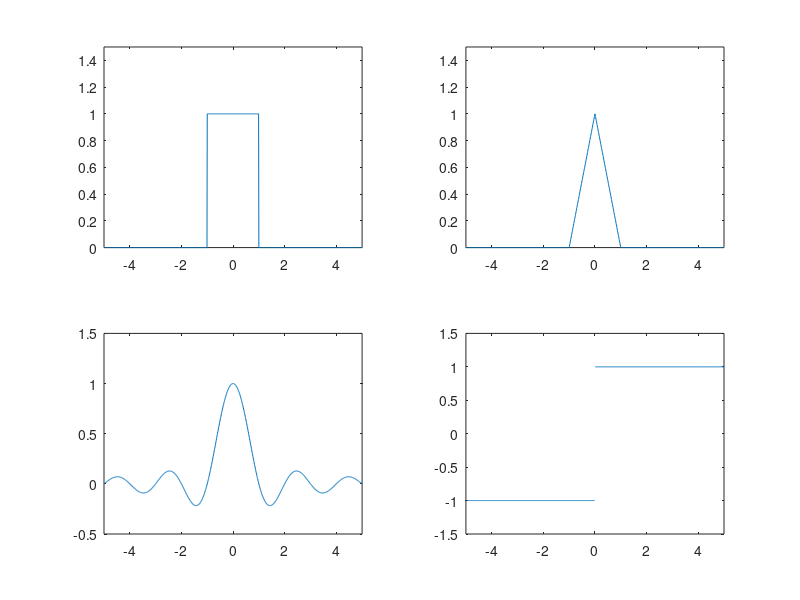

Recreate this plot in MATLAB.
%Generation of elementry signal in contionous-time
%Rectangle signal
t=-5:0.01:5;
width=2;
y=rectpuls(t,width);
subplot(2,2,1);plot(t,y);
axis([-5 5 0 1.5]);
%Triangular Pulse
t=-5:0.01:5;
width=2;
y=tripuls(t,width);
subplot(2,2,2);plot(t,y);
axis([-5 5 0 1.5]);
%Sinc function
t=-5:0.01:5;
y=sinc(t);
subplot(2,2,3);plot(t,y);
axis([-5 5 -.5 1.5]);
%Signum function
t=-5:0.01:5;
y=t./abs(t);
subplot(2,2,4);plot(t,y);
axis([-5 5 -1.5 1.5]);
